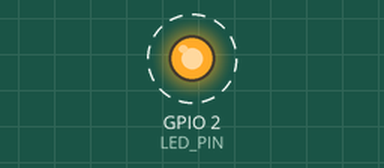
Recording of a program running on a simulated ESP32. Shown: output pins drawn as LEDs (lit = HIGH). Dashed ring = blinking. What the program prints to the serial monitor is not drawn.

Above: at 0.2 s.
Timing chart, 0 to 3.0 s (numbered marks = the images above):
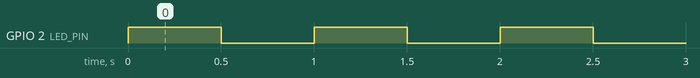

The program:

main.cpp
```cpp
#include <Arduino.h>

const int LED_PIN = 2;  // Pin connected to the LED
unsigned long printTime = millis();
char receivedData[8];  // Array to store the received string (including null terminator)

void blinkLED(int frequencyHz) {
  int interval = 1000 / (2 * frequencyHz);  // Calculate the LED toggle interval in milliseconds
  unsigned long startTime = millis();
  while (millis() - startTime < 2000) {  // Loop for 2 seconds
    digitalWrite(LED_PIN, HIGH);
    delay(interval);
    digitalWrite(LED_PIN, LOW);
    delay(interval);
  }
}

void clearInputBuffer() {
  while (Serial.available() > 0) {
    Serial.read();
  }
}

void setup() {
  pinMode(LED_PIN, OUTPUT);
  Serial.begin(115200);  // Set the baud rate to match the serial monitor on the computer
}

void loop() {
  if (Serial.available() >= sizeof(receivedData) - 1) {  // Check if enough bytes are available
    blinkLED(10);
    Serial.readBytes(receivedData, sizeof(receivedData) - 1);  // Read the entire string
    receivedData[sizeof(receivedData) - 1] = '\0';  // Null-terminate the string
    clearInputBuffer();
  }
  else {
    blinkLED(1);
  }

  if (millis() - printTime > 30000) {
    Serial.println("30 second timer reached");
    Serial.println(receivedData);
    printTime = millis();
  }
}
```

Measured:
- by itself, GPIO 2 (LED_PIN): alternates HIGH for 0.50 s and LOW for 0.50 s
